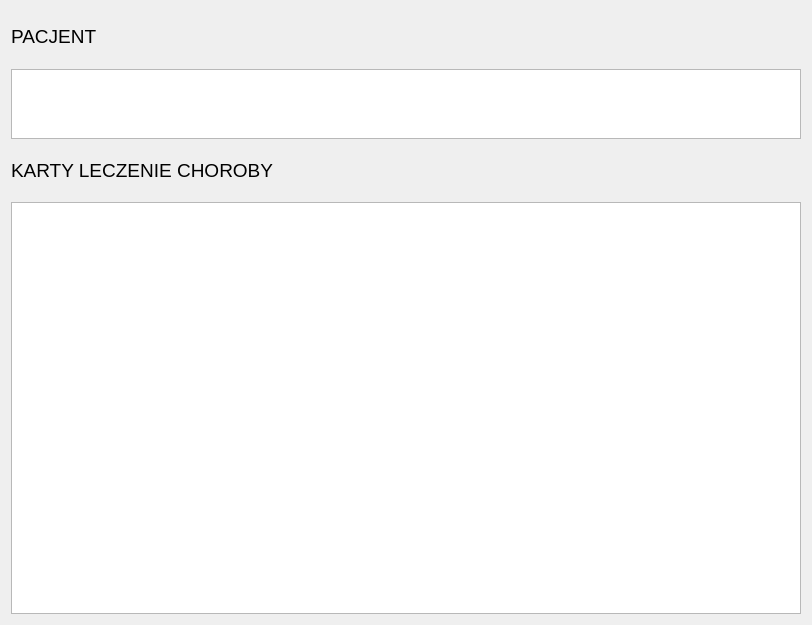
<?xml version="1.0" encoding="UTF-8"?>
<ui version="4.0">
 <class>Form</class>
 <widget class="QWidget" name="Form">
  <property name="geometry">
   <rect>
    <x>0</x>
    <y>0</y>
    <width>812</width>
    <height>625</height>
   </rect>
  </property>
  <property name="windowTitle">
   <string>Form</string>
  </property>
  <layout class="QGridLayout" name="gridLayout" rowstretch="1,1,1,8">
   <item row="0" column="0">
    <widget class="QLabel" name="label">
     <property name="text">
      <string>&lt;html&gt;&lt;head/&gt;&lt;body&gt;&lt;p&gt;&lt;span style=&quot; font-size:14pt;&quot;&gt;PACJENT&lt;/span&gt;&lt;/p&gt;&lt;/body&gt;&lt;/html&gt;</string>
     </property>
    </widget>
   </item>
   <item row="1" column="0">
    <widget class="QTableWidget" name="tabela_pacjent"/>
   </item>
   <item row="2" column="0">
    <widget class="QLabel" name="label_2">
     <property name="text">
      <string>&lt;html&gt;&lt;head/&gt;&lt;body&gt;&lt;p&gt;&lt;span style=&quot; font-size:14pt;&quot;&gt;KARTY LECZENIE CHOROBY&lt;/span&gt;&lt;/p&gt;&lt;/body&gt;&lt;/html&gt;</string>
     </property>
    </widget>
   </item>
   <item row="3" column="0">
    <widget class="QTableWidget" name="tabela_karta"/>
   </item>
  </layout>
 </widget>
 <resources/>
 <connections/>
</ui>
